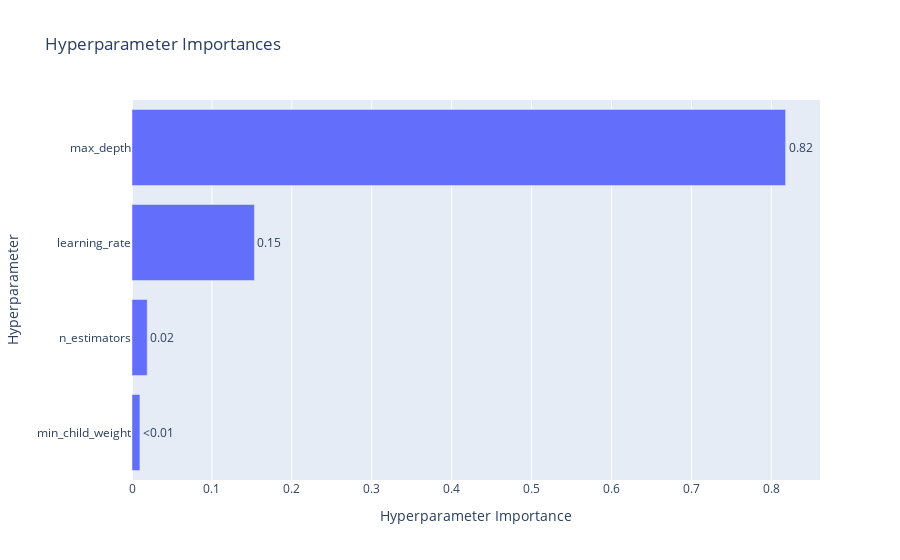

Source (notebook cell):
### Code cell
optuna.visualization.plot_param_importances(study)

### Figure 1 — Plotly figure (JSON) as saved in the notebook; plotly's stock layout.template omitted (floating-point values rounded to 4 significant figures)
{"data": [{"cliponaxis": false, "hovertemplate": ["min_child_weight (IntDistribution): 0.00991614819855299<extra></extra>", "n_estimators (IntDistribution): 0.01905803826815064<extra></extra>", "learning_rate (FloatDistribution): 0.15316001238489357<extra></extra>", "max_depth (IntDistribution): 0.8178658011484029<extra></extra>"], "name": "Objective Value", "orientation": "h", "text": ["<0.01", "0.02", "0.15", "0.82"], "textposition": "outside", "type": "bar", "x": [0.009916, 0.01906, 0.1532, 0.8179], "y": ["min_child_weight", "n_estimators", "learning_rate", "max_depth"]}], "layout": {"title": {"text": "Hyperparameter Importances"}, "xaxis": {"title": {"text": "Hyperparameter Importance"}}, "yaxis": {"title": {"text": "Hyperparameter"}}}}
